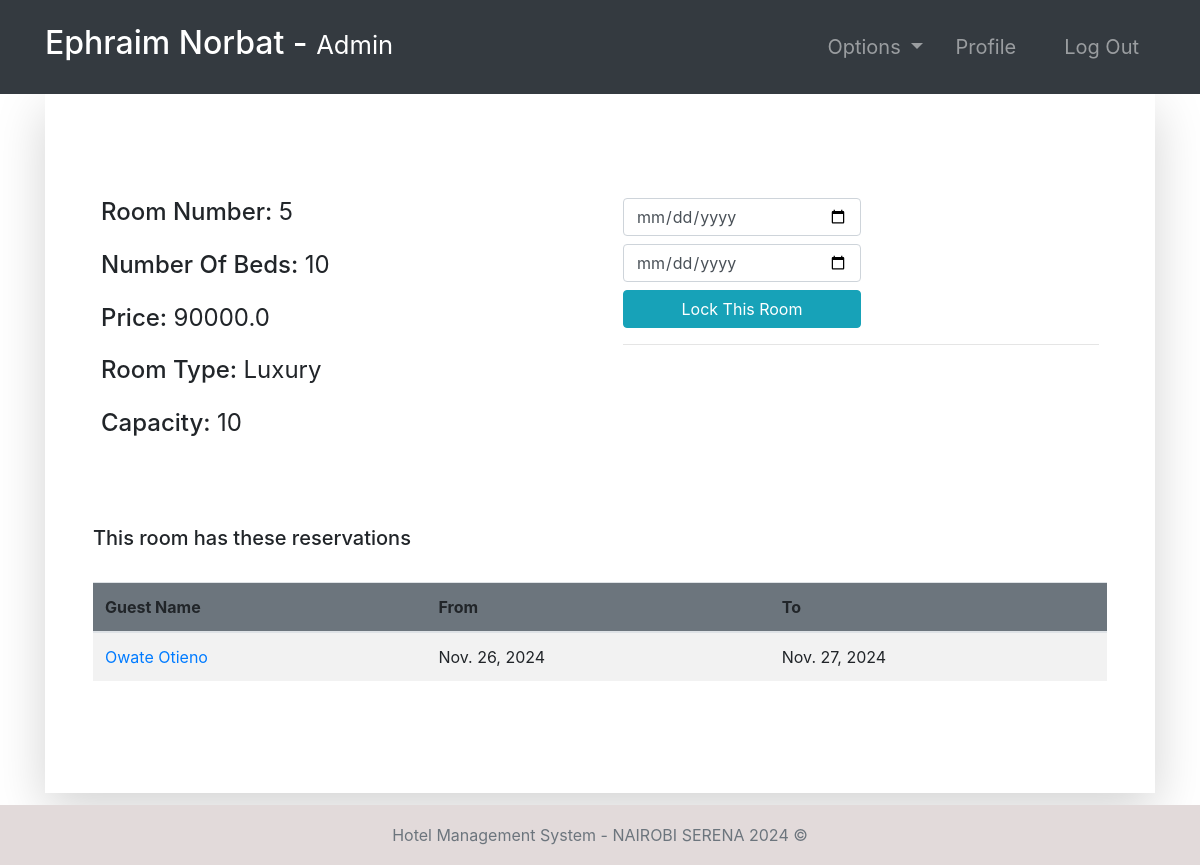
The app's page /room-profile/5/ (signed in) with its own data.
### room/models.py (models this page shows, shortened)
class Room(models.Model):
    ROOM_TYPES = (
        ('King', 'King'),
        ('Luxury', 'Luxury'),
        ('Normal', 'Normal'),
        ('Economic', 'Economic'),
    )
    number = models.IntegerField(primary_key=True)
    capacity = models.SmallIntegerField()
    numberOfBeds = models.SmallIntegerField()
    roomType = models.CharField(max_length=20, choices=ROOM_TYPES)
    price = models.FloatField()
    statusStartDate = models.DateField(null=True)
    statusEndDate = models.DateField(null=True)

class Booking(models.Model):
    roomNumber = models.ForeignKey(Room, on_delete=models.CASCADE)
    guest = models.ForeignKey(Guest, null=True, on_delete=models.CASCADE)
    dateOfReservation = models.DateField(default=timezone.now)
    startDate = models.DateField()
    endDate = models.DateField()

class Guest(models.Model):
    user = models.OneToOneField(User, null=True, on_delete=models.CASCADE)
    phoneNumber = PhoneNumberField(unique=True)

### room/views.py (the view, shortened to what this page needs)
# urls.py: path('room-profile/<str:id>/', room_profile, name="room-profile"),
@login_required(login_url='login')
def room_profile(request, id):
    role = str(request.user.groups.all()[0])
    path = role + "/"
    tempRoom = Room.objects.get(number=id)
    bookings = Booking.objects.filter(roomNumber=tempRoom)
    guests = Guest.objects.all()
    bookings2 = Booking.objects.all()
    context = {
        "role": role,
        "bookings": bookings,
        "room": tempRoom,
        "guests": guests,
        "bookings2": bookings2
    }
    return render(request, path + "room-profile.html", context)

### Templates/admin/room-profile.html
{% extends '../index.html' %}
{% block context %}
{% include '../common_pages/room-profile.html' %}
{% endblock %}

### Templates/incs/nav.html (shortened to what this page needs)
<nav class="navbar navbar-dark bg-dark navbar-expand-lg py-3 " role="navigation">
    <div class="container">
        <a href="" class="navbar-brand">
            <h2 class="text-capitalize">
                {{ request.user.first_name }} {{ request.user.last_name }} -
                <small>
                    {{ role }}
                </small>
            </h2>
        </a>
        <div class="collapse navbar-collapse" id="navbarTags">
            <ul class="navbar-nav ml-auto">
                <li class="nav-item dropdown p-2">
                    <a class="nav-link dropdown-toggle" href="#" id="navbarDropdown" role="button"
                        data-toggle="dropdown" aria-haspopup="true" aria-expanded="false">
                        Options
                    </a>
                </li>
                <li class="nav-item mr-3 p-2">
                    {% if role == 'staff' or role == 'receptionist' or role == 'admin' or role == 'manager' %}
                    <a href="{% url 'employee-profile' user.id %}" class="nav-link">Profile</a>
                    {% endif %}
                </li>
                <li class="nav-item p-2 ">
                    <a href="{% url 'logout' %}" class="nav-link">Log Out</a>
                </li>
            </ul>
        </div>
    </div>
</nav>

### Templates/common_pages/room-profile.html (shortened to what this page needs)
<div class="container">
    <div class="shadow-lg p-5">
        <div class="row mt-5">
            <div class="col-6">
                <div class="p-2 h4">
                    <span>Room Number:</span>
                    <span class="font-weight-normal">{{room.number}}</span>
                </div>
                <div class="p-2 h4">
                    <span>Number Of Beds:</span>
                    <span class="font-weight-normal">{{room.numberOfBeds}}</span>
                </div>
                <div class="p-2 h4">
                    <span>Price:</span>
                    <span class="font-weight-normal">{{room.price}}</span>
                </div>
                <div class="p-2 h4">
                    <span>Room Type:</span>
                    <span class="font-weight-normal">{{ room.roomType }}</span>
                </div>
                <div class="p-2 h4">
                    <span>Capacity: </span>
                    <span class="font-weight-normal">{{room.capacity}}</span>
                </div>
            </div>
            <div class="col-6">
                {% if role == "manager" or role == "admin" %}
                <div class="p-2 h4 ">
                    <form action="" method="POST">
                        <input type="date" placeholder="Enter Start Date" name="bsd" required
                            class="form-control w-50 mb-2">
                        <input type="date" placeholder="Enter End Date" name="bed" required
                            class="form-control w-50 mb-2">
                        <button name="lockRoom" type="submit" class="btn btn-info w-50">Lock This Room</button>
                        <br>
                    </form>
                    <form action="" method="POST">
                        <hr>
                    </form>
                </div>
                {% endif %}
                <br>
            </div>
        </div>
        <br>
        <div class="table-responsive table-striped my-5">
            <div class="table-header row">
                <div class="col-sm-12 col-md-12 col-lg-4 mb-4">
                    <h5>This room has these reservations</h5>
                </div>
            </div>
            <table class="table table-hover table-striped">
                <thead class="bg-secondary rounded">
                    <tr>
                        {% if role != 'guest' %} <th>Guest Name</th> {% endif %}
                        <th>From </th>
                        <th>To</th>
                    </tr>
                </thead>
                <tbody>
                    {% for bo in bookings %}
                    <tr>
                        {% if role != 'guest' %} <td><a href="{% url 'guest-profile' bo.guest.user.id %}">
                                {{bo.guest.user.first_name}}
                                {{bo.guest.user.last_name}}</a></td>
                        {%endif %}
                        <td>{{bo.startDate}}</td>
                        <td>{{bo.endDate}}</td>
                    </tr>
                    {% endfor %}
                </tbody>
            </table>
        </div>
    </div>
</div>

### static/css/main.css (style rules this page uses)
* { margin: 0; padding: 0; -webkit-font-smoothing: antialiased; }
body { position: relative; }
nav .nav-item { font-size: 20px; }

### records on screen
Room: number "5", numberOfBeds "10", price "90000.0", roomType "Luxury", capacity "10"
Booking: guest.user.first_name "Owate", guest.user.last_name "Otieno", startDate "Nov. 26, 2024", endDate "Nov. 27, 2024"

### other values on screen
{{ request.user.first_name }} "Ephraim"
{{ request.user.last_name }} "Norbat"
{{ role }} "Admin"
